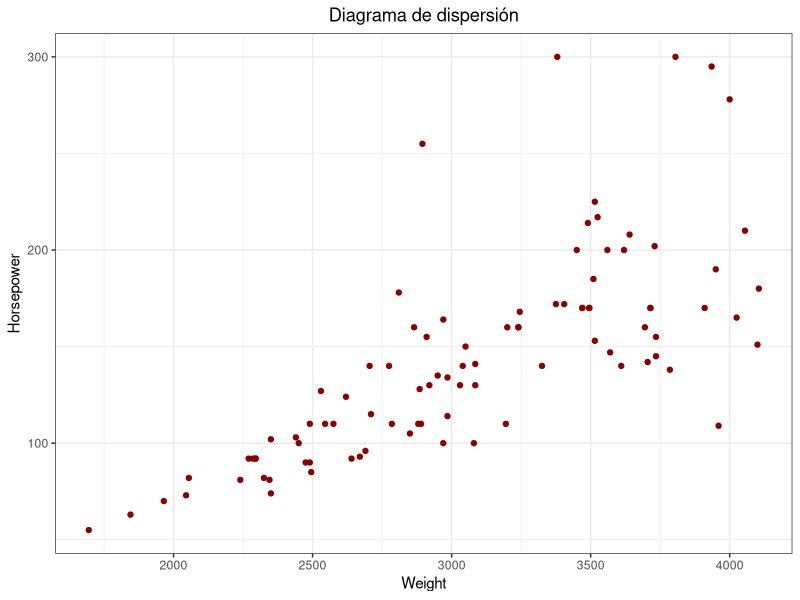
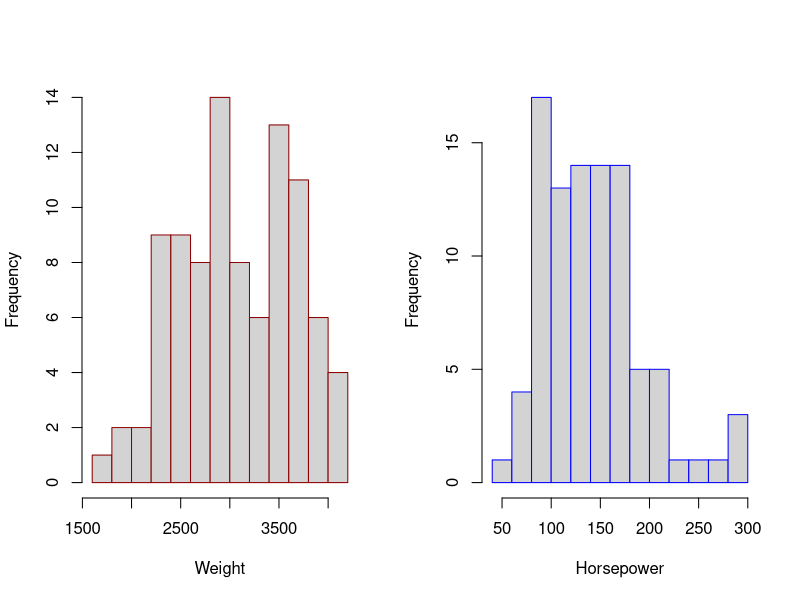
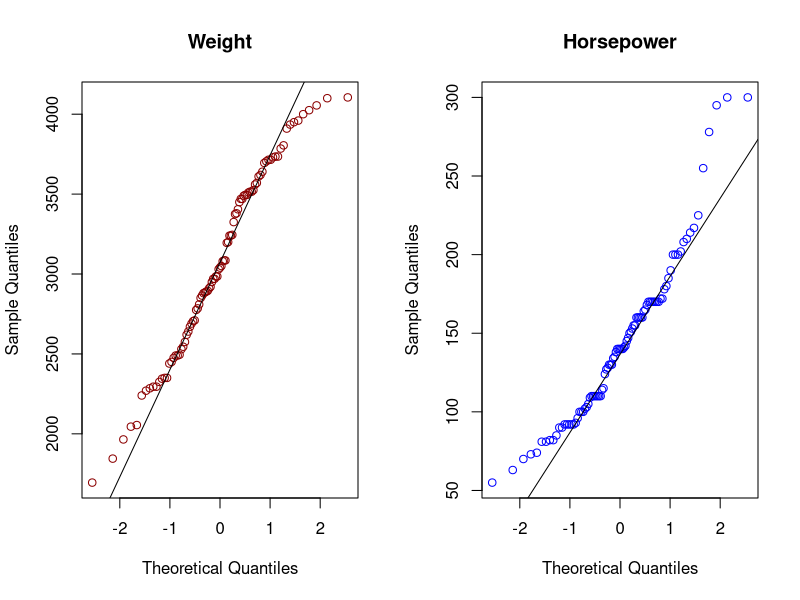
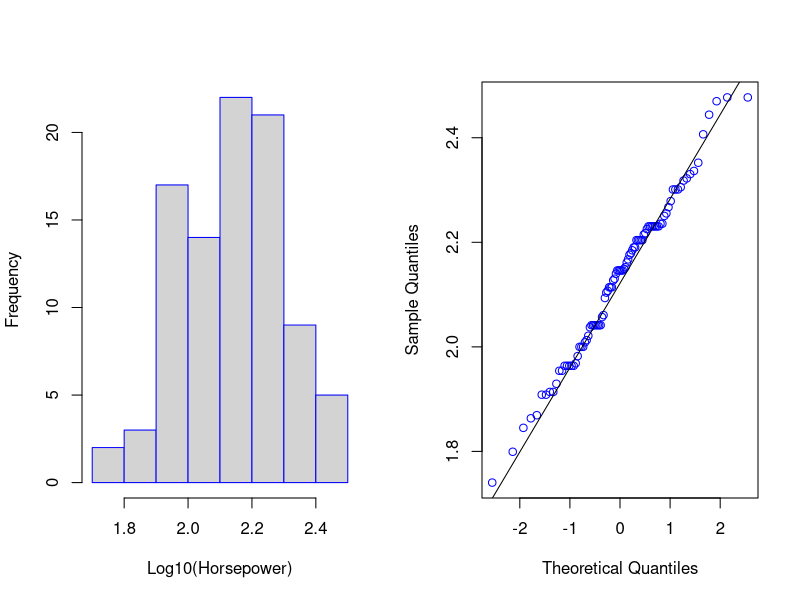
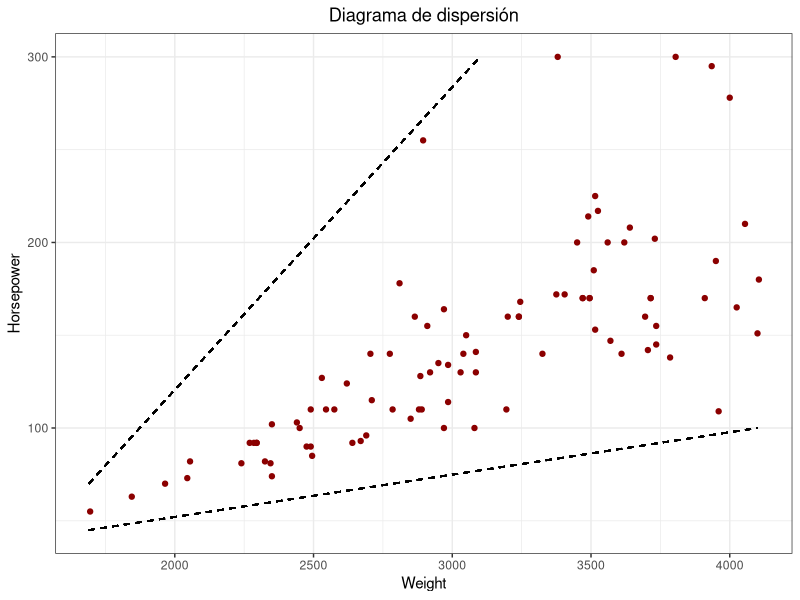

Generate these figures, in order, with R:
# Se dispone de un data set con informacion sobre diferentes coches.
# Se quiere estudiar si existe una correlación entre el peso de un
# vehículo (Weight) y la potencia de su motor (Horsepower).

require(MASS)
# install.packages('ggplot2')
require(ggplot2)
data("Cars93")

# En primer lugar se representan las dos variables mediante un
# diagrama de dispersion (+) para intuir si existe relacion
# lineal o monotonica.

ggplot(data = Cars93, aes(x = Weight, y = Horsepower)) +
  geom_point(colour = "red4") +
  ggtitle("Diagrama de dispersión") +
  theme_bw() +
  theme(plot.title = element_text(hjust = 0.5))

# 1. Analisis de normalidad
# Representación gráfica
par(mfrow = c(1, 2))
hist(Cars93$Weight, breaks = 10, main = "", xlab = "Weight", border = "darkred")
hist(Cars93$Horsepower, breaks = 10, main = "", xlab = "Horsepower",
  border = "blue")

qqnorm(Cars93$Weight, main = "Weight", col = "darkred")
qqline(Cars93$Weight)
qqnorm(Cars93$Horsepower, main = "Horsepower", col = "blue")
qqline(Cars93$Horsepower)

par(mfrow = c(1,1))

#Test de hipotesis para el analisis de normalidad
shapiro.test(Cars93$Weight)

shapiro.test(Cars93$Horsepower)


# El analisis grafico y el contraste de normalidad muestran
# que para la variable Horsepower no se puede asumir normalidad
# y que la variable Weight esta en el limite. Siendo estrictos,
# este hecho excluye la posibilidad de utilizar el coeficiente de Pearson
# Sin embargo, dado que la distribucion no se aleja mucho de la normalidad
# y de que el coeficiente de Pearson tiene cierta robustez, a fines
# practicos si que se podria utilizar siempre y cuando se tenga en cuenta
# este hecho en los resultados. Otra posibilidad es tratar de transformar
# las variables para mejorar su distribucion.

# Representacion grafica
par(mfrow = c(1, 2))
hist(log10(Cars93$Horsepower), breaks = 10, main = "", xlab = "Log10(Horsepower)",
  border = "blue")
qqnorm(log10(Cars93$Horsepower), main = "", col = "blue")
qqline(log10(Cars93$Horsepower))

par(mfrow = c(1, 1))
shapiro.test(log10(Cars93$Horsepower))

# La trasformacion logaritmica de la variable Horsepower consigue una
# distribucion de tipo normal.

# 2. Homocedasticidad
# La homocedasticidad implica que la varianza se mantenga constante. Puede analizarse
# de forma grafica representando las observaciones en un diagrama de dispersion y
# viendo si mantiene una homogeneidad en su dispersion a lo largo del eje X. Una
# forma conica es un claro indicativo de falta de homocedasticidad.
# Tal como muestra el diagrama de dispersion generado al inicio del ejercicio,
# sí hay un patron conico. Esto debe de tenerse en cuenta si se utiliza
# Pearson puesto que viola una de sus condiciones.
ggplot(data = Cars93, aes(x = Weight, y = Horsepower)) +
  geom_point(colour = "red4") +
  geom_segment(aes(x = 1690, y = 70, xend = 3100, yend = 300),linetype="dashed") +
  geom_segment(aes(x = 1690, y = 45, xend = 4100, yend = 100),linetype="dashed") +
  ggtitle("Diagrama de dispersión") +
  theme_bw() +
  theme(plot.title = element_text(hjust = 0.5))



# 3. Calculo de correlacion
# Debido a la falta de homocedasticidad, los resultados generados por
# Pearson no son precisos, desde el punto de vista teorico Spearman o
# Kendall son mas adecuados. Sin embargo, en la bibliografía emplean
# Pearson, asi que se van a calcular tanto Pearson como Spearman.

cor(x = Cars93$Weight, y = log10(Cars93$Horsepower), method = "pearson")
# La funcion cor() tambien acepta matrices o data frames y calcula todas las
# correlaciones dos a dos

# Muestran una correlacion alta (>0.8). Sin embargo para poder considerar
# que existe realmente correlacion entre las dos variables es necesario
# calcular su significancia, de lo contrario podría deberse al azar

# 4. Significancia de la correlacion
# Por muy alto que sea un coeficiente de correlacion, si no es significativa
# se ha de considerar inexistente.
cor.test(x = Cars93$Weight, y = log10(Cars93$Horsepower),
  alternative = "two.sided", conf.level = 0.95, method = "pearson")

# el coeficiente de correlacion es significativo p value -> 0

# 5. Coeficiente de determinacion R2 (tamaño del efecto)
R2_pearson <- cor(x = Cars93$Weight, y = log10(Cars93$Horsepower),
                  method = "pearson") ^ 2
R2_pearson

# 6. Conclusion

# Existe una correlacion significativa entre el peso del vehículo y la
# potencia de su motor (r=0.8, p-value < 2.2e-16), con un tamaño de
# efecto medio-alto (R2=0.66).
